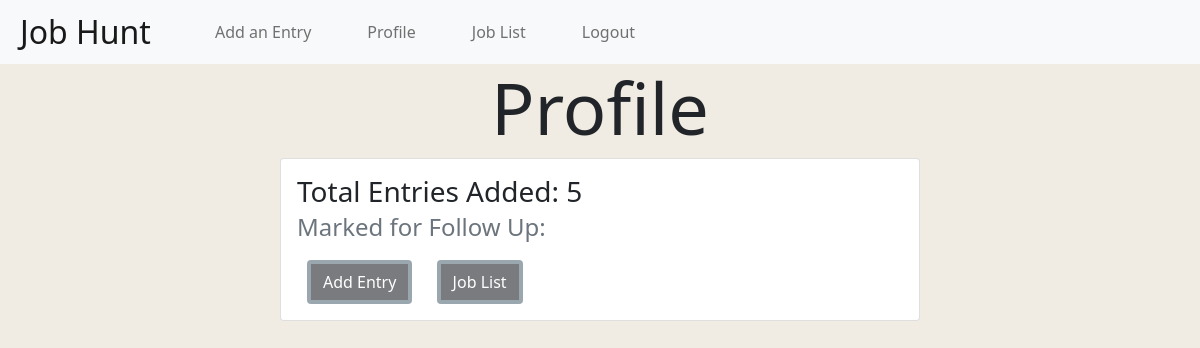
Before: /profile (signed in) with the older database file.
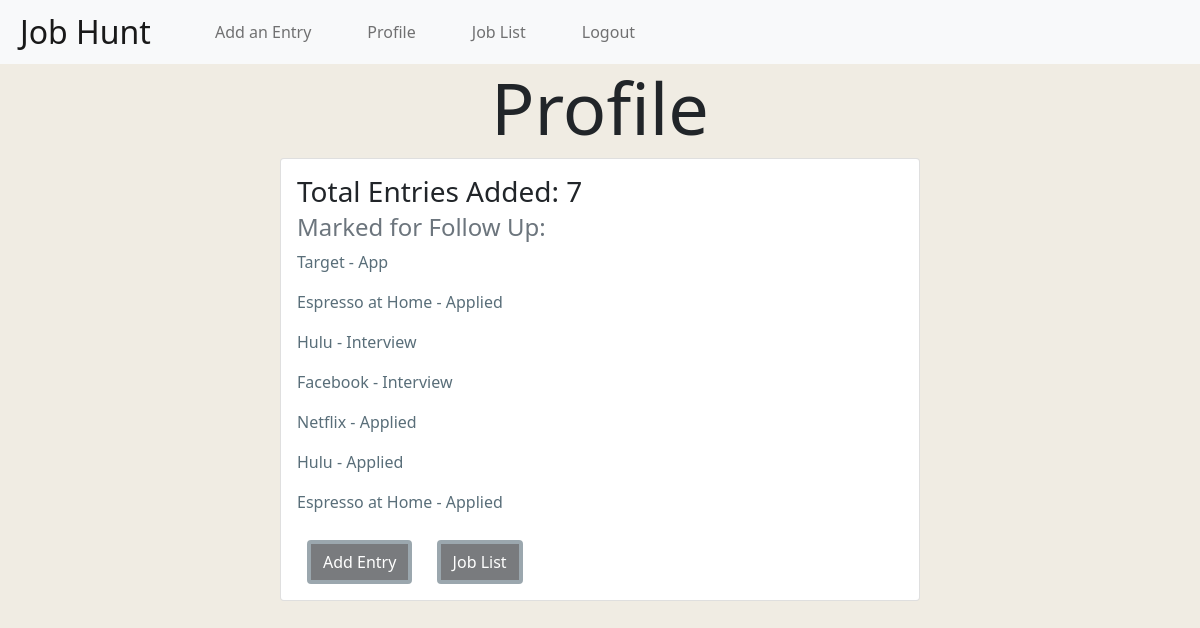
After: the same page with the newer database file.
### jobHuntApp/models.py (models this page shows)
class User(models.Model):
    first_name = models.CharField(max_length=255)
    last_name = models.CharField(max_length=255)
    email = models.CharField(max_length=255)
    password = models.TextField()
    created_at = models.DateTimeField(auto_now_add=True)
    updated_at = models.DateTimeField(auto_now=True)
    objects = UserManager()

class Job(models.Model):
    company_name = models.CharField(max_length=50)
    position = models.CharField(max_length=50)
    status = models.CharField(max_length=50)
    created_by = models.ForeignKey(User, related_name="jobs", on_delete=models.CASCADE, null=True)
    users_follow_up = models.ManyToManyField(User, related_name="jobs_users_marked")
    created_at = models.DateTimeField(auto_now_add=True)
    updated_at = models.DateTimeField(auto_now=True)
    objects = JobManager()

### jobHuntApp/views.py (the view)
# urls.py: path('profile', views.profile),
def profile(request):
    if 'user_id' not in request.session:
        return redirect('/')
    this_user = User.objects.filter(id = request.session['user_id'])
    context = {
        'user': this_user[0]
    }
    return render(request, 'profile.html', context)

### jobHuntApp/templates/profile.html (shortened to what this page needs)
<!DOCTYPE html>
<html>
    <head>
        <link href="https://cdn.jsdelivr.net/npm/bootstrap@5.1.0/dist/css/bootstrap.min.css" rel="stylesheet">
        <link rel="stylesheet" href="/static/css/style.css">
    </head>
    <body>
    {% include "navBar.html" %}
    <h1 class="display-2 text-center">Profile</h1>
        <div class="d-flex justify-content-center">
            <div class="card" style="width: 40rem;">
                <div class="card-body">
                    <h3 class="card-title"> Total Entries Added: {{user.jobs.all | length}}</h3>
                    <h4 class="card-subtitle mb-2 text-muted">Marked for Follow Up: </h4>
                    {% for job in user.jobs.all reversed%}
                        {% if job.users_follow_up.all %}
                            <p class="card-text"><a href="/jobs/{{job.id}}/edit">{{job.company_name}} - {{job.status}}</a></p>
                        {% endif %}
                    {% endfor %}
                    <a class="btn btn-dark" href="/addlisting" role="button">Add Entry</a>
                    <a class="btn btn-dark" href="/jobs" role="button">Job List</a>
                </div>
            </div>
        </div>
    </body>
</html>

Changed rows visible on the page:
computed for User: jobs.all|length "5" → "7"
added Job: company_name "Target", status "App"
added Job: company_name "Espresso at Home", status "Applied"
added Job: company_name "Hulu", status "Interview"
added Job: company_name "Facebook", status "Interview"
now on this page (row edited): Job: company_name "Netflix", status "Applied"
now on this page (row edited): Job: company_name "Hulu", status "Applied"
now on this page (row edited): Job: company_name "Espresso at Home", status "Applied"
